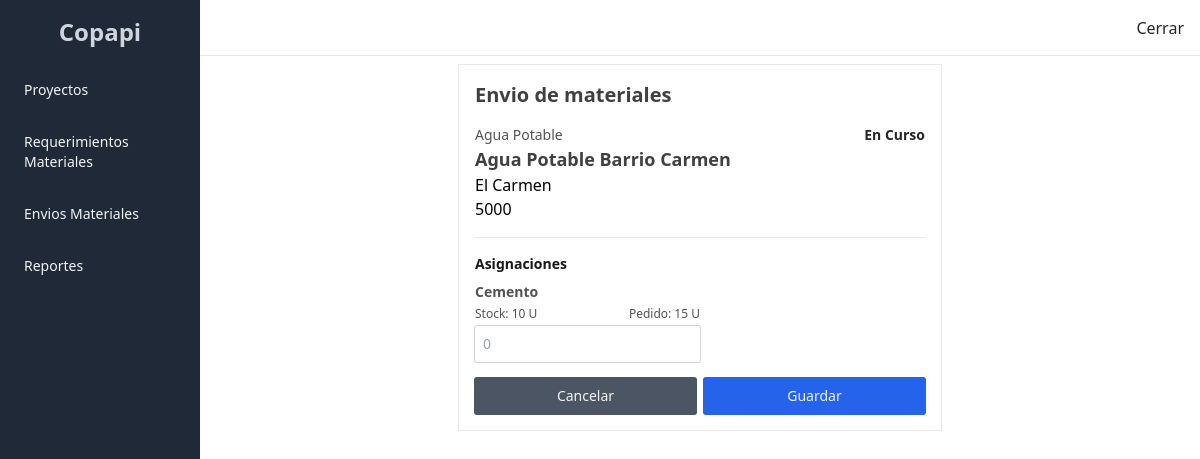
Page /proyecto/envio/8/ (signed in) on the earlier database version.
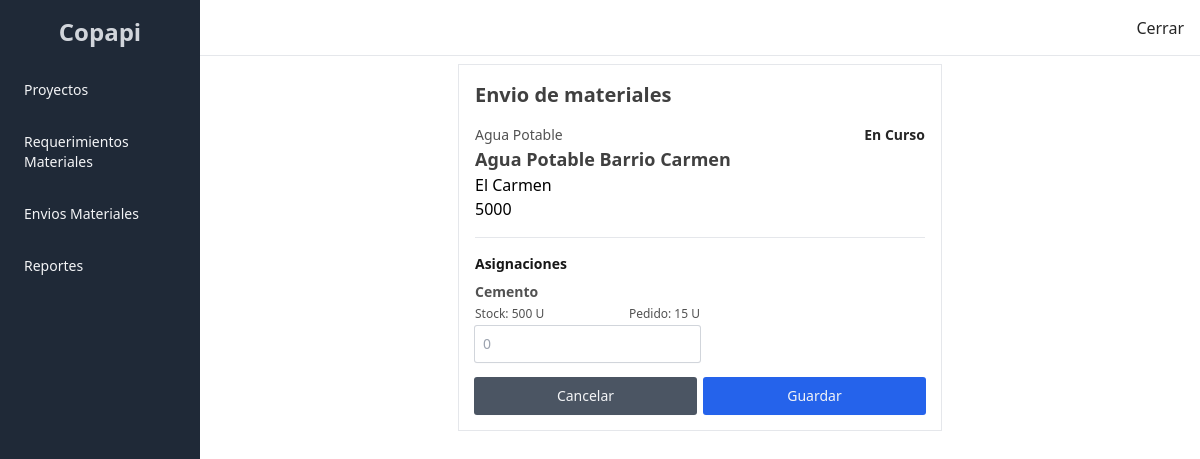
Same page on the later database version.
### proyecto/models.py (models this page shows, shortened)
class AsignarMaterial(models.Model):
    material = models.ForeignKey(Material, on_delete=models.CASCADE)
    proyecto = models.ForeignKey(Proyecto, on_delete=models.CASCADE)
    cantidad_necesaria = models.IntegerField(verbose_name='Cantidad Necesaria')
    cantidad_enviada = models.IntegerField(null=True, verbose_name='Cantidad Enviada')
    fecha_pedido = models.DateTimeField(null=True, verbose_name='Fehca pedido')
    fecha_envio = models.DateTimeField(null=True, verbose_name='Fecha Envio')

class Material(models.Model):
    nombre = models.CharField(max_length=200, verbose_name='Nombre')
    cantidad = models.IntegerField(verbose_name='Cantidad')
    precio = models.DecimalField(max_digits=9, decimal_places=2, verbose_name='Precio')
    proyectos = models.ManyToManyField(Proyecto, related_name='materiales', through='AsignarMaterial', through_fields=('material', 'proyecto'))

### proyecto/views.py (the view)
# urls.py: path('envio/<int:pk>/', ProyectoEnvioDetailView.as_view(), name='proyecto-envio-detail'),
class ProyectoEnvioDetailView(LoginRequiredMixin, DetailView):
    template_name = 'proyecto_envio_detalle.html'
    model = Proyecto
    def get_context_data(self, **kwargs: Any) -> dict[str, Any]:
        context = super().get_context_data(**kwargs)
        asignaciones = AsignarMaterial.objects.select_related('material').filter(proyecto_id=self.kwargs['pk'], fecha_envio__isnull=True).all()
        context['asignaciones'] = asignaciones
        return context

### templates/proyecto_envio_detalle.html (shortened to what this page needs)
{% extends 'index.html' %}
{% block content %}
    <section class="mx-auto w-1/2 border p-4 flex flex-col gap-4">
        <h3 class="text-xl font-semibold text-neutral-700">Envio de materiales</h3>
        <div class="flex justify-between border-b pb-4">
            <div class="flex flex-col">
                <span class="text-sm font-normal text-neutral-600">{{ object.tipo.nombre }}</span>
                <h3 class="text-lg font-semibold text-neutral-700">{{ object.nombre }}</h3>
                <p>{{ object.barrio.nombre }}</p>
                <p class="flex gap-1 items-center">{{ object.barrio.poblacion }} </p>
            </div>
            <p class="text-sm font-semibold text-neutral-800">{{ object.get_estado_display }}</p>
        </div>
        {% if asignaciones.count > 0 %}
            <form action="{% url 'envio-materiales' object.pk %}" class="flex flex-col gap-4" method="post">{% csrf_token %}
                <div class="flex flex-col gap-2">
                    <p class="text-sm font-semibold text-neutral-900">Asignaciones</p>
                    {% for asignacion in asignaciones %}
                        <div class="flex">
                                <div class="flex flex-col gap-1 w-1/2">
                                    <label for="{{asignacion.material.pk}}" class="flex flex-col gap-1">
                                        <p class="text-sm font-semibold text-neutral-600">{{ asignacion.material.nombre }}</p>
                                        <div class="flex justify-between items-center">
                                            <span class="text-xs font-normal text-neutral-600">Stock: {{ asignacion.material.cantidad }} U</span>
                                            <span class="text-xs font-normal text-neutral-600">Pedido: {{asignacion.cantidad_necesaria}} U</span>
                                        </div>
                                    </label>
                                    <input type="number" id="{{asignacion.material.pk}}" name="{{asignacion.material.pk}}" class="form-control" placeholder="0" />
                                </div>
                        </div>
                    {% endfor %}
                </div>
                <div class="flex gap-2 items-center">
                    <a href="{% url 'envios' %}" class="flex-1 btn btn-secondary">
                        Cancelar
                    </a>
                    <button type="submit" class="flex-1 btn btn-primary">
                        Guardar
                    </button>
                </div>
            </form>
        {% endif %}
    </section>
{% endblock %}

Differences in the rows shown:
changed through a linked row, AsignarMaterial "Cemento": material.cantidad "10" → "500"
